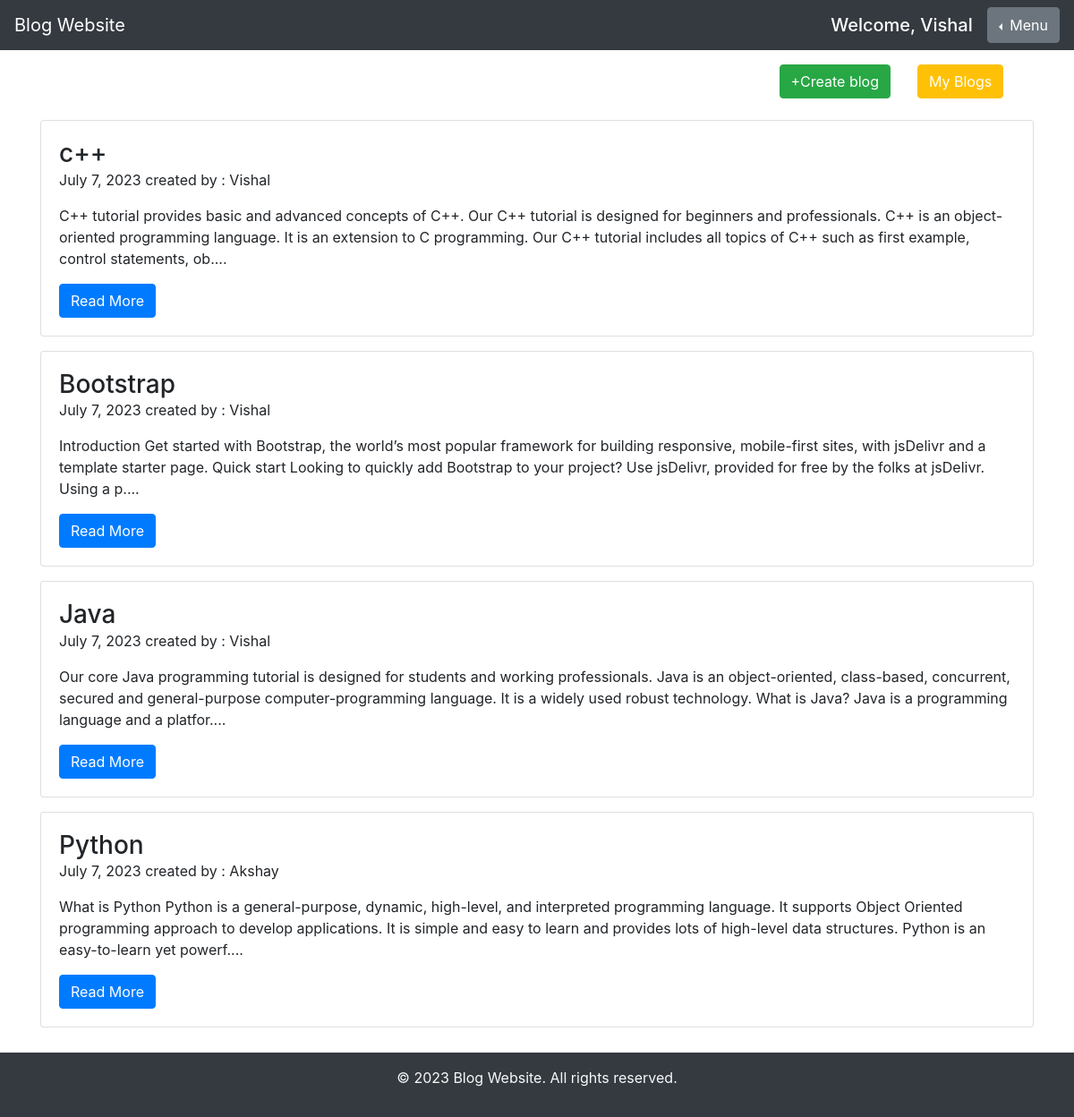
/ (signed in), run on the app's committed database.
### user/models.py (models this page shows)
class Myblog(models.Model):
    blog_id=models.CharField(max_length=300,primary_key=True)
    topic=models.CharField(max_length=100)
    content=models.CharField(max_length=600)
    date=models.DateField(auto_now=True)
    email=models.CharField(max_length=600,default="")
    name=models.CharField(max_length=100,default="")
    time=models.TimeField(auto_now=True)

### user/views.py (the view)
# urls.py: 2. Add a URL to urlpatterns:  path('', views.home, name='home')
def home(request):
    data=Myblog.objects.all().order_by('-date','-time')
    if 'email' in request.session:
        p=usr.objects.get(email=request.session['email'])
        premium=p.premium
    else:
        premium=False
    response = HttpResponse(render(request,'home.html',{'dt':data,'premium':premium}))
    if 'count' in request.COOKIES:
        pass
    else:
        response.set_cookie('count',0)
        response.set_cookie('c_date',datetime.now().date())
    return response

### user/templates/home.html (shortened to what this page needs)
<!DOCTYPE html>
<html>
<head>
    <link rel="stylesheet" href="https://maxcdn.bootstrapcdn.com/bootstrap/4.5.2/css/bootstrap.min.css">
</head>
<body>
    <header>
        <nav class="navbar navbar-expand-md bg-dark navbar-dark">
            <a class="navbar-brand" href="/">Blog Website</a>
            <div class="collapse navbar-collapse" id="collapsibleNavbar">
                <ul class="navbar-nav ml-auto">
                    {% if 'name' in request.session %}
                    <h5 class="mr-3 mt-2 text-white">Welcome, {{ request.session.name }}</h5>
                    {% else %}
                    <h5 class="mr-3 mt-2 text-white">Welcome, Guest User</h5>
                    {% endif %}
                    <div class="btn-group dropleft">
                        <button type="button" class="btn btn-secondary dropdown-toggle" data-toggle="dropdown"
                            aria-haspopup="true" aria-expanded="false">
                            Menu
                        </button>
                    </div>
                </ul>
            </div>
        </nav>
    </header>
    <div class="row mt-3">
        <div class="col-10 text-right ">
            <a href="/createblog"><button class="btn btn-success">+Create blog</button></a>
        </div>
        <div class="col-2 text-left ">
            <a href="/myblogs"><button class="btn btn-warning text-white ">My Blogs</button></a>
        </div>
    </div>
    <section class="container mt-4" style="margin-bottom: 100px;">
        {% for x in dt %}
        <div class="card mb-3">
            <div class="card-body">
                <div class="row">
                    <div class="col-md-10"><h3 class="card-title" style="display: inline;">{{x.topic}} </h3></div>
                    <div class="col-md-2">
                    </div>
                </div>
                <p>{{x.date}} created by : {{x.name}}</p>
                <p class="card-text">{{x.content|slice:":300"}}....</p>
                <a href="/viewfull/{{x.blog_id}}" class="btn btn-primary">Read More</a>
            </div>
        </div>
        {% endfor %}
    </section>
    <div class="fixed-bottom">
        <footer class="bg-dark text-light text-center py-3 mt-4 ">
            <p>&copy; 2023 Blog Website. All rights reserved.</p>
        </footer>
    </div>
</body>
</html>

### data on the page
Myblog: topic "c++", date "July 7, 2023", name "Vishal", content "C++ tutorial provides basic and advanced concepts of C++. Our C++ tutorial is designed for beginners and professionals. C++ is an object-oriented programming language. It is an extension to C programming. Our C++ tutorial includes all topics of C++ such as first example, control statements, ob"
Myblog: topic "Bootstrap", date "July 7, 2023", name "Vishal", content "Introduction Get started with Bootstrap, the world’s most popular framework for building responsive, mobile-first sites, with jsDelivr and a template starter page. Quick start Looking to quickly add Bootstrap to your project? Use jsDelivr, provided for free by the folks at jsDelivr. Using a p"
Myblog: topic "Java", date "July 7, 2023", name "Vishal", content "Our core Java programming tutorial is designed for students and working professionals. Java is an object-oriented, class-based, concurrent, secured and general-purpose computer-programming language. It is a widely used robust technology. What is Java? Java is a programming language and a platfor"
Myblog: topic "Python", date "July 7, 2023", name "Akshay", content "What is Python Python is a general-purpose, dynamic, high-level, and interpreted programming language. It supports Object Oriented programming approach to develop applications. It is simple and easy to learn and provides lots of high-level data structures. Python is an easy-to-learn yet powerf"

### other printed values
{{ request.session.name }} "Vishal"
